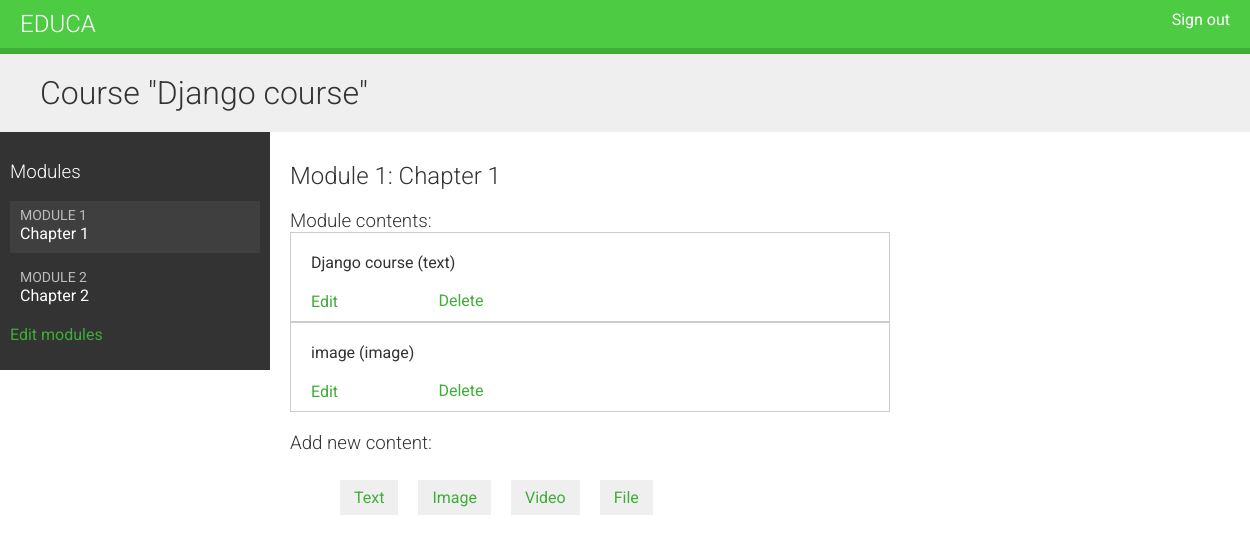
The page /course/module/6/ (signed in) on the database as committed earlier.
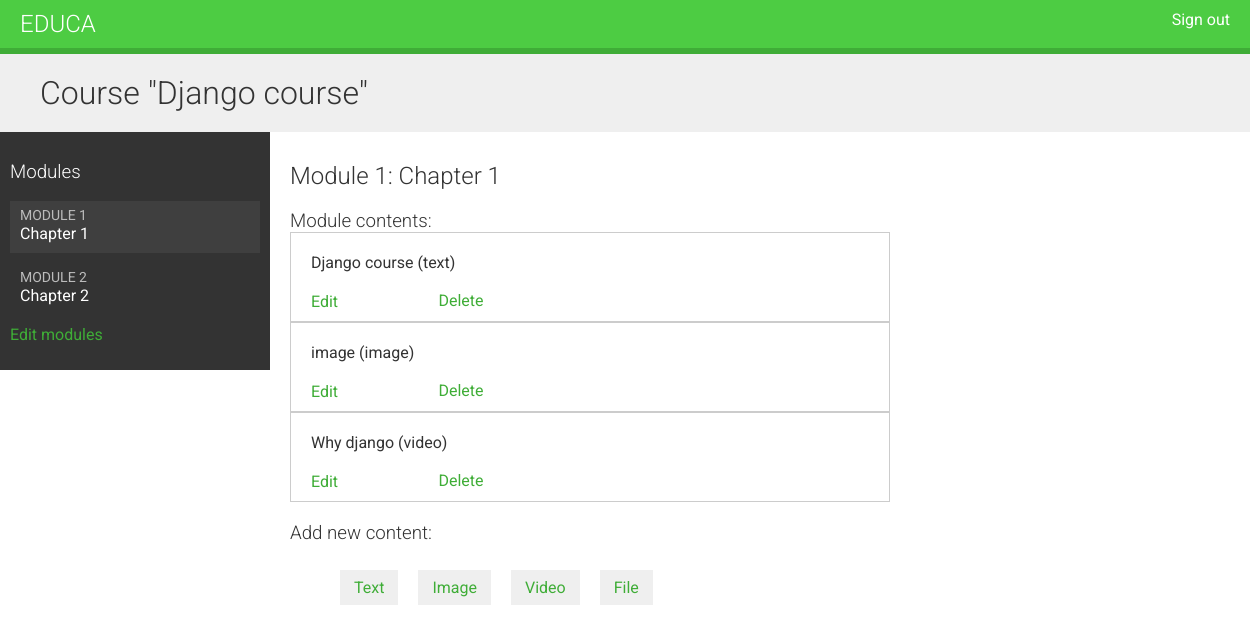
The same page on the database as committed later.
### courses/models.py (models this page shows, shortened)
class Module(models.Model):
    course = models.ForeignKey(Course,
                               related_name='modules',
                               on_delete=models.CASCADE)
    title = models.CharField(max_length=200)
    description = models.TextField(blank=True)
    order = OrderField(blank=True, for_fields=['course'])
    class Meta:
        ordering = ['order']

class Content(models.Model):
    module = models.ForeignKey(Module,
                               related_name='contents',
                               on_delete=models.CASCADE)
    content_type = models.ForeignKey(ContentType,
                                     on_delete=models.CASCADE,
                                     limit_choices_to={'model__in':(
                                         'text',
                                         'video',
                                         'image',
                                         'file')})
    object_id = models.PositiveIntegerField()
    item = GenericForeignKey('content_type', 'object_id')
    order = OrderField(blank=True, for_fields=['module'])
    class Meta:
        ordering = ['order']

class ItemBase(models.Model):
    owner = models.ForeignKey(User,
                              related_name='%(class)s_related',
                              on_delete=models.CASCADE)
    title = models.CharField(max_length=250)
    created = models.DateTimeField(auto_now_add=True)
    updated = models.DateTimeField(auto_now=True)
    class Meta:
        abstract = True
    def __str__(self):
        return self.title

class Text(ItemBase):
    content = models.TextField()

class Image(ItemBase):
    file = models.FileField(upload_to='images')

class Video(ItemBase):
    url = models.URLField()

### courses/views.py (the view)
# urls.py: path('module/<int:module_id>/', views.ModuleContentListView.as_view(), name='module_content_list'),
class ModuleContentListView(TemplateResponseMixin, View):
    template_name = 'courses/manage/module/content_list.html'
    def get(self, request, module_id):
        module = get_object_or_404(Module,
                                   id=module_id,
                                   course__owner=request.user)
        return self.render_to_response({'module': module})

### courses/templatetags/course.py (called while the page is built)
@register.filter
def model_name(obj):
    try:
        return obj._meta.model_name
    except AttributeError:
        return None

### courses/templates/courses/manage/module/content_list.html (shortened to what this page needs)
{% extends "base.html" %}
{% load course %}
{% block content %}
{% with course=module.course %}
  <h1>Course "{{ course.title }}"</h1>
  <div class="contents">
    <h3>Modules</h3>
    <ul id="modules">
      {% for m in course.modules.all %}
        <li data-id="{{ m.id }}" {% if m == module %}class="selected"{% endif %}>
          <a href="{% url "module_content_list" m.id %}">
            <span>
              Module <span class="order">{{ m.order|add:1 }}</span>
            </span>
            <br>
            {{ m.title }}
          </a>
        </li>
      {% empty %}
        <li>No modules yet.</li>
      {% endfor %}
    </ul>
    <p><a href="{% url "course_module_update" course.id %}">
    Edit modules</a></p>
  </div>
  <div class="module">
    <h2>Module {{ module.order|add:1 }}: {{ module.title }}</h2>
    <h3>Module contents:</h3>
    <div id="module-contents">
      {% for content in module.contents.all %}
        <div data-id="{{ content.id }}">
          {% with item=content.item %}
            <p>{{ item }} ({{ item|model_name }})</p>
            <a href="{% url "module_content_update" module.id item|model_name item.id %}">
              Edit
            </a>
            <form action="{% url "module_content_delete" content.id %}" method="post">
              <input type="submit" value="Delete">
            </form>
            {% endwith %}
        </div>
      {% empty %}
        <p>This module has no contents yet.</p>
      {% endfor %}
    </div>
    <h3>Add new content:</h3>
    <ul class="content-types">
      <li>
        <a href="{% url "module_content_create" module.id "text" %}">Text</a>
      </li>
      <li>
        <a href="{% url "module_content_create" module.id "image" %}">Image</a>
      </li>
      <li>
        <a href="{% url "module_content_create" module.id "video" %}">Video</a>
      </li>
      <li>
        <a href="{% url "module_content_create" module.id "file" %}">File</a>
      </li>
    </ul>
  </div>
{% endwith %}
{% endblock %}

Rows that differ between the two databases and show on the page:
added Content: item "Why django", item|model_name "video"
